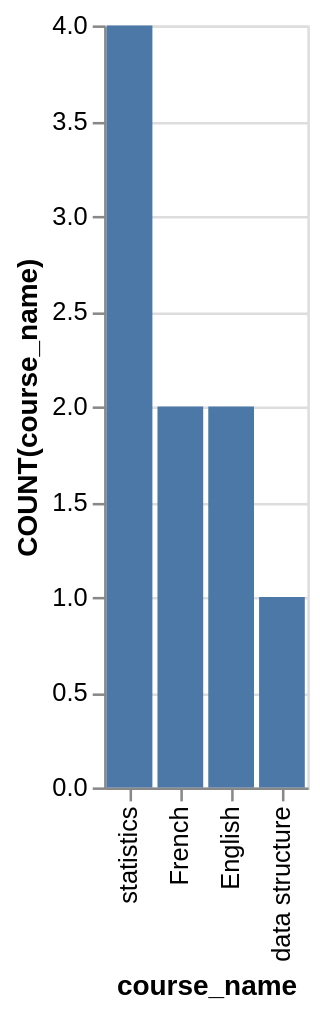

Express this chart as Vega-Lite.
### Vega-Lite specification from a JSON file in a GitHub repository (floating-point values rounded to 4 significant figures)
{"data": {"values": [{"x_data": "statistics", "y_data": 4}, {"x_data": "French", "y_data": 2}, {"x_data": "English", "y_data": 2}, {"x_data": "data structure", "y_data": 1}]}, "mark": "bar", "encoding": {"x": {"field": "x_data", "type": "nominal", "title": "course_name", "sort": {"op": "sum", "field": "y_data", "order": "descending"}}, "y": {"field": "y_data", "type": "quantitative", "title": "COUNT(course_name)"}}}
